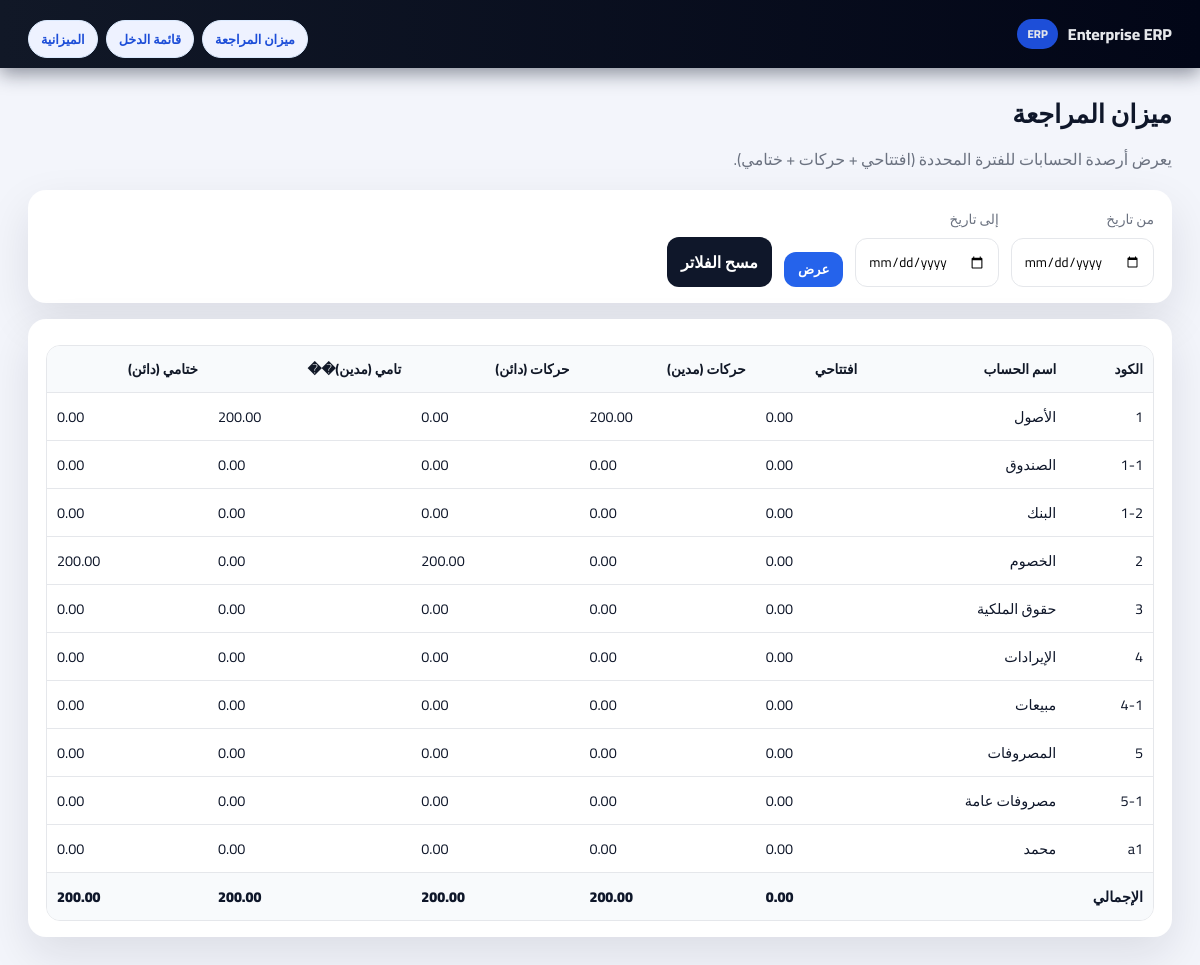
Before: /20/accounting/acc1/public/reports/trial-balance with the older database file.
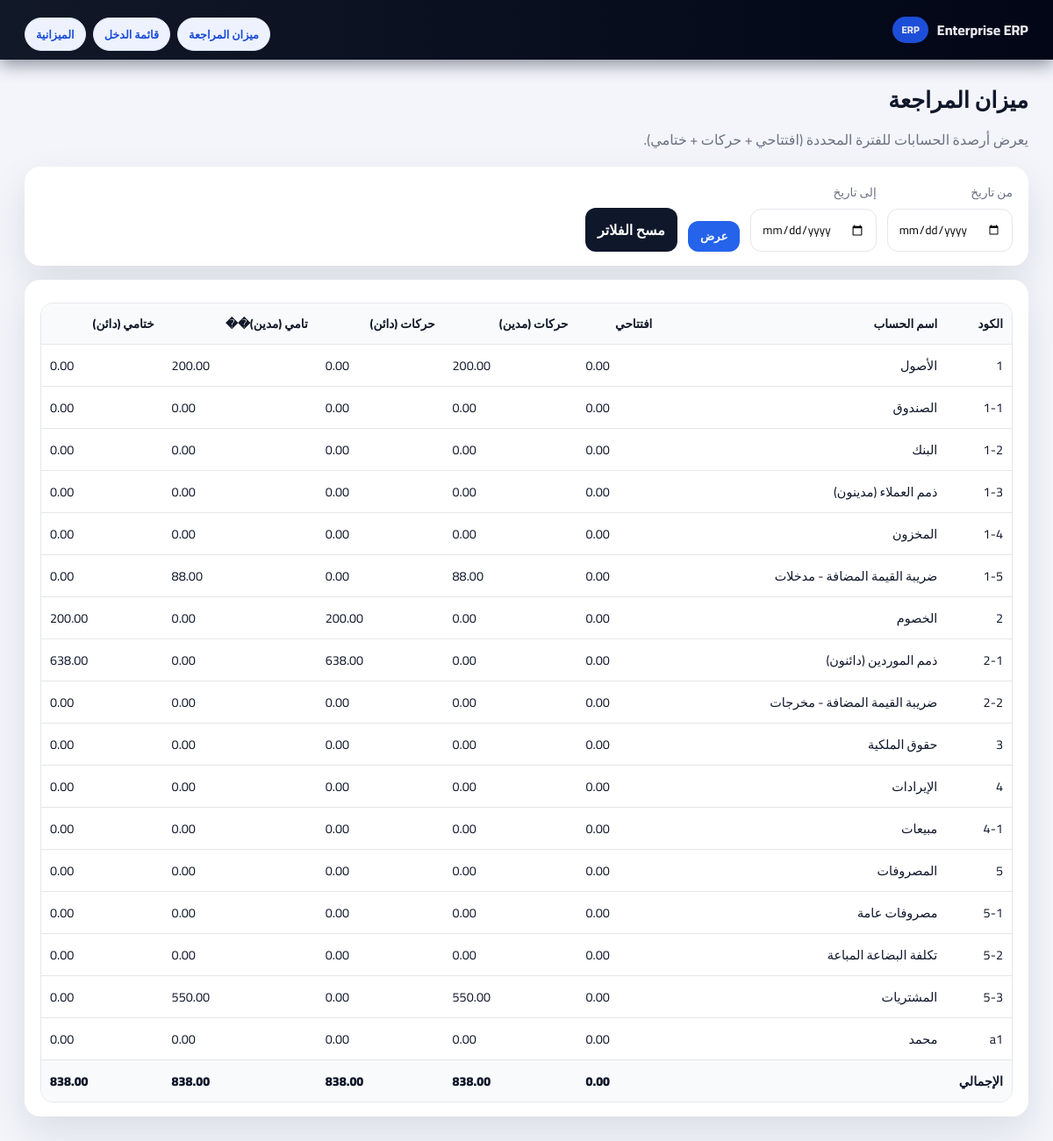
After: the same page with the newer database file.
### tables this page shows
CREATE TABLE `chart_of_accounts` (
  `id` int(10) UNSIGNED NOT NULL,
  `code` varchar(50) NOT NULL,
  `name_ar` varchar(255) NOT NULL,
  `name_en` varchar(255) DEFAULT NULL,
  `account_type` enum('asset','liability','equity','revenue','expense','other') NOT NULL,
  `sub_type` varchar(50) DEFAULT NULL,
  `parent_id` int(10) UNSIGNED DEFAULT NULL,
  `is_postable` tinyint(1) NOT NULL DEFAULT 1,
  `opening_debit` decimal(18,4) NOT NULL DEFAULT 0.0000,
  `opening_credit` decimal(18,4) NOT NULL DEFAULT 0.0000,
  `is_active` tinyint(1) NOT NULL DEFAULT 1,
  `notes` text DEFAULT NULL,
  `created_at` timestamp NULL DEFAULT current_timestamp(),
  `updated_at` timestamp NULL DEFAULT current_timestamp() ON UPDATE current_timestamp()
);

### app/Core/Router.php (called while the page is built, shortened)
<?php
class Router
{
    protected array $routes = [];
    public function __construct(array $routes = [])
    {
        $this->routes = $routes;
    }
    public function dispatch(string $method, string $uri): void
    {
        $method = strtoupper($method);
        $uri = rtrim($uri, '/') ?: '/';
        [$controllerClass, $action] = $this->routes[$method][$uri];
        $controller = new $controllerClass();
        call_user_func([$controller, $action]);
    }
}

### public/index.php (called while the page is built, shortened)
<?php
spl_autoload_register(function ($class) {
    $prefix = 'App\\';
    $base_dir = APP_PATH . '/';
    $len = strlen($prefix);
    $relative_class = substr($class, $len);
    $file = $base_dir . str_replace('\\', '/', $relative_class) . '.php';
});
require APP_PATH . '/Core/Router.php';
require APP_PATH . '/Config/Database.php';
$router = new Router($routes);
$requestUri = parse_url($_SERVER['REQUEST_URI'], PHP_URL_PATH);
$basePath = '/20/accounting/acc1/public';
if (strpos($requestUri, $basePath) === 0) {
    $requestUri = substr($requestUri, strlen($basePath));
}
$method = $_SERVER['REQUEST_METHOD'] ?? 'GET';
$router->dispatch($method, $requestUri);

### app/Config/Database.php (called while the page is built, shortened)
<?php
class Database
{
    private static ?PDO $connection = null;
    public static function getConnection(): PDO
    {
        if (self::$connection === null) {
            $host = 'localhost';
            $port = '3306';
            $db   = 'acc1';
            $user = 'acc1';
            $pass = '123@123_*8';
            $charset = 'utf8mb4';
            $dsn = "mysql:host=$host;port=$port;dbname=$db;charset=$charset";
            $options = [
                PDO::ATTR_ERRMODE            => PDO::ERRMODE_EXCEPTION,
                PDO::ATTR_DEFAULT_FETCH_MODE => PDO::FETCH_ASSOC,
                PDO::ATTR_EMULATE_PREPARES   => false,
            ];
            try {
                self::$connection = new PDO($dsn, $user, $pass, $options);
            } catch (PDOException $e) {
                http_response_code(500);
                header('Content-Type: text/plain; charset=utf-8');
                echo "Database connection failed:\n" . $e->getMessage();
                exit;
            }
        }
        return self::$connection;
    }
}

### app/Models/TrialBalance.php (called while the page is built, shortened)
<?php
class TrialBalance extends Model
{
    public function get(?string $dateFrom = null, ?string $dateTo = null): array
    {
        $params = [];
        $whereSql = '';
        $sql = "
            SELECT
                a.id,
                a.code,
                a.name_ar,
                a.account_type,
                a.parent_id,
                a.opening_debit,
                a.opening_credit,
                COALESCE(SUM(jl.debit), 0)  AS period_debit,
                COALESCE(SUM(jl.credit), 0) AS period_credit
            FROM chart_of_accounts a
            LEFT JOIN journal_entry_lines jl
                ON jl.account_id = a.id
            LEFT JOIN journal_entries je
                ON je.id = jl.journal_entry_id
                AND je.status = 'posted'
            $whereSql
            GROUP BY
                a.id, a.code, a.name_ar, a.account_type, a.parent_id, a.opening_debit, a.opening_credit
            ORDER BY a.code ASC
        ";
        $stmt = $this->db->prepare($sql);
        $stmt->execute($params);
        $rows = $stmt->fetchAll();
        foreach ($rows as &$r) {
            $openingNet = (float)$r['opening_debit'] - (float)$r['opening_credit'];
            $periodNet  = (float)$r['period_debit']  - (float)$r['period_credit'];
            $closingNet = $openingNet + $periodNet;
        }
        return $rows;
    }
}

### app/Core/Model.php (called while the page is built, shortened)
<?php
class Model
{
    public function __construct()
    {
        $this->db = Database::getConnection();
    }
}

### app/Core/View.php (called while the page is built, shortened)
<?php
class View
{
    public static function e($str): string
    {
        return htmlspecialchars((string)$str, ENT_QUOTES, 'UTF-8');
    }
    public static function money($n, int $decimals = 2): string
    {
        return number_format((float)$n, $decimals, '.', ',');
    }
}

### app/Controllers/WebReportsController.php (the view, shortened to what the changed rows need)
<?php
class WebReportsController
{
    private function headerHtml(string $title): void
    {
        echo "<!DOCTYPE html>
<html lang='ar' dir='rtl'>
<head>
<title>" . View::e($title) . "</title>
</head>
<body>
<main class='page'>
";
    }
    private function footerHtml(): void
    {
        echo "</main></body></html>";
    }
    public function trialBalancePage(): void
    {
        $from = $_GET['from'] ?? '';
        $to   = $_GET['to'] ?? '';
        $this->headerHtml('ميزان المراجعة');
        try {
            $model = new TrialBalance();
            $rows = $model->get($from ?: null, $to ?: null);
            echo "<div class='card'>
              <table class='table'>
                <thead>
                  <tr>
                    <th>الكود</th>
                    <th>اسم الحساب</th>
                    <th class='num'>افتتاحي</th>
                    <th class='num'>حركات (مدين)</th>
                    <th class='num'>حركات (دائن)</th>
                    <th class='num'>��تامي (مدين)</th>
                    <th class='num'>ختامي (دائن)</th>
                  </tr>
                </thead>
                <tbody>";
            $sumOpen = 0; $sumPd = 0; $sumPc = 0; $sumCd = 0; $sumCc = 0;
            foreach ($rows as $r) {
                $openNet = (float)$r['opening_debit'] - (float)$r['opening_credit'];
                $sumOpen += $openNet;
                $sumPd += (float)$r['period_debit'];
                $sumPc += (float)$r['period_credit'];
                $sumCd += (float)$r['closing_debit'];
                $sumCc += (float)$r['closing_credit'];
                echo "<tr>
                  <td>" . View::e($r['code']) . "</td>
                  <td>" . View::e($r['name_ar']) . "</td>
                  <td class='num'>" . View::money($openNet) . "</td>
                  <td class='num'>" . View::money($r['period_debit']) . "</td>
                  <td class='num'>" . View::money($r['period_credit']) . "</td>
                  <td class='num'>" . View::money($r['closing_debit']) . "</td>
                  <td class='num'>" . View::money($r['closing_credit']) . "</td>
                </tr>";
            }
            echo "<tr class='footer-total'>
              <td colspan='2'>الإجمالي</td>
              <td class='num'>" . View::money($sumOpen) . "</td>
              <td class='num'>" . View::money($sumPd) . "</td>
              <td class='num'>" . View::money($sumPc) . "</td>
              <td class='num'>" . View::money($sumCd) . "</td>
              <td class='num'>" . View::money($sumCc) . "</td>
            </tr>";
            echo "</tbody></table></div>";
        } catch (Exception $e) {
            echo "<div class='card'>خطأ: " . View::e($e->getMessage()) . "</div>";
        }
        $this->footerHtml();
    }
}

Changed rows visible on the page:
added chart_of_accounts: code "1-3", name_ar "ذمم العملاء (مدينون)", View::money($openNet) "0.00", period_debit "0.00", period_credit "0.00", closing_debit "0.00", closing_credit "0.00"
added chart_of_accounts: code "1-4", name_ar "المخزون", View::money($openNet) "0.00", period_debit "0.00", period_credit "0.00", closing_debit "0.00", closing_credit "0.00"
added chart_of_accounts: code "1-5", name_ar "ضريبة القيمة المضافة - مدخلات", View::money($openNet) "0.00", period_debit "88.00", period_credit "0.00", closing_debit "88.00", closing_credit "0.00"
added chart_of_accounts: code "2-1", name_ar "ذمم الموردين (دائنون)", View::money($openNet) "0.00", period_debit "0.00", period_credit "638.00", closing_debit "0.00", closing_credit "638.00"
added chart_of_accounts: code "2-2", name_ar "ضريبة القيمة المضافة - مخرجات", View::money($openNet) "0.00", period_debit "0.00", period_credit "0.00", closing_debit "0.00", closing_credit "0.00"
added chart_of_accounts: code "5-2", name_ar "تكلفة البضاعة المباعة", View::money($openNet) "0.00", period_debit "0.00", period_credit "0.00", closing_debit "0.00", closing_credit "0.00"
added chart_of_accounts: code "5-3", name_ar "المشتريات", View::money($openNet) "0.00", period_debit "550.00", period_credit "0.00", closing_debit "550.00", closing_credit "0.00"
Other visible differences:
View::money($sumPd): "200.00" → "838.00"
View::money($sumPc): "200.00" → "838.00"
View::money($sumCd): "200.00" → "838.00"
View::money($sumCc): "200.00" → "838.00"
